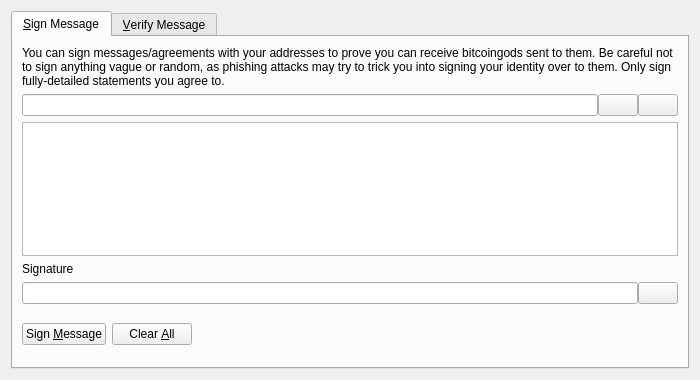
<?xml version="1.0" encoding="UTF-8"?>
<ui version="4.0">
 <class>SignVerifyMessageDialog</class>
 <widget class="QDialog" name="SignVerifyMessageDialog">
  <property name="geometry">
   <rect>
    <x>0</x>
    <y>0</y>
    <width>700</width>
    <height>380</height>
   </rect>
  </property>
  <property name="windowTitle">
   <string>Signatures - Sign / Verify a Message</string>
  </property>
  <property name="modal">
   <bool>true</bool>
  </property>
  <layout class="QVBoxLayout" name="verticalLayout">
   <item>
    <widget class="QTabWidget" name="tabWidget">
     <property name="currentIndex">
      <number>0</number>
     </property>
     <widget class="QWidget" name="tabSignMessage">
      <attribute name="title">
       <string>&amp;Sign Message</string>
      </attribute>
      <layout class="QVBoxLayout" name="verticalLayout_SM">
       <item>
        <widget class="QLabel" name="infoLabel_SM">
         <property name="text">
          <string>You can sign messages/agreements with your addresses to prove you can receive bitcoingods sent to them. Be careful not to sign anything vague or random, as phishing attacks may try to trick you into signing your identity over to them. Only sign fully-detailed statements you agree to.</string>
         </property>
         <property name="textFormat">
          <enum>Qt::PlainText</enum>
         </property>
         <property name="wordWrap">
          <bool>true</bool>
         </property>
        </widget>
       </item>
       <item>
        <layout class="QHBoxLayout" name="horizontalLayout_1_SM">
         <property name="spacing">
          <number>0</number>
         </property>
         <item>
          <widget class="QValidatedLineEdit" name="addressIn_SM">
           <property name="toolTip">
            <string>The BitcoinGod address to sign the message with</string>
           </property>
          </widget>
         </item>
         <item>
          <widget class="QPushButton" name="addressBookButton_SM">
           <property name="toolTip">
            <string>Choose previously used address</string>
           </property>
           <property name="text">
            <string/>
           </property>
           <property name="icon">
            <iconset resource="../bitcoin.qrc">
             <normaloff>:/icons/address-book</normaloff>:/icons/address-book</iconset>
           </property>
           <property name="shortcut">
            <string>Alt+A</string>
           </property>
           <property name="autoDefault">
            <bool>false</bool>
           </property>
          </widget>
         </item>
         <item>
          <widget class="QPushButton" name="pasteButton_SM">
           <property name="toolTip">
            <string>Paste address from clipboard</string>
           </property>
           <property name="text">
            <string/>
           </property>
           <property name="icon">
            <iconset resource="../bitcoin.qrc">
             <normaloff>:/icons/editpaste</normaloff>:/icons/editpaste</iconset>
           </property>
           <property name="shortcut">
            <string>Alt+P</string>
           </property>
           <property name="autoDefault">
            <bool>false</bool>
           </property>
          </widget>
         </item>
        </layout>
       </item>
       <item>
        <widget class="QPlainTextEdit" name="messageIn_SM">
         <property name="toolTip">
          <string>Enter the message you want to sign here</string>
         </property>
        </widget>
       </item>
       <item>
        <widget class="QLabel" name="signatureLabel_SM">
         <property name="text">
          <string>Signature</string>
         </property>
         <property name="textFormat">
          <enum>Qt::PlainText</enum>
         </property>
        </widget>
       </item>
       <item>
        <layout class="QHBoxLayout" name="horizontalLayout_2_SM">
         <property name="spacing">
          <number>0</number>
         </property>
         <item>
          <widget class="QLineEdit" name="signatureOut_SM">
           <property name="font">
            <font>
             <italic>true</italic>
            </font>
           </property>
           <property name="readOnly">
            <bool>true</bool>
           </property>
          </widget>
         </item>
         <item>
          <widget class="QPushButton" name="copySignatureButton_SM">
           <property name="toolTip">
            <string>Copy the current signature to the system clipboard</string>
           </property>
           <property name="text">
            <string/>
           </property>
           <property name="icon">
            <iconset resource="../bitcoin.qrc">
             <normaloff>:/icons/editcopy</normaloff>:/icons/editcopy</iconset>
           </property>
           <property name="autoDefault">
            <bool>false</bool>
           </property>
          </widget>
         </item>
        </layout>
       </item>
       <item>
        <layout class="QHBoxLayout" name="horizontalLayout_3_SM">
         <item>
          <widget class="QPushButton" name="signMessageButton_SM">
           <property name="toolTip">
            <string>Sign the message to prove you own this BitcoinGod address</string>
           </property>
           <property name="text">
            <string>Sign &amp;Message</string>
           </property>
           <property name="icon">
            <iconset resource="../bitcoin.qrc">
             <normaloff>:/icons/edit</normaloff>:/icons/edit</iconset>
           </property>
           <property name="autoDefault">
            <bool>false</bool>
           </property>
          </widget>
         </item>
         <item>
          <widget class="QPushButton" name="clearButton_SM">
           <property name="toolTip">
            <string>Reset all sign message fields</string>
           </property>
           <property name="text">
            <string>Clear &amp;All</string>
           </property>
           <property name="icon">
            <iconset resource="../bitcoin.qrc">
             <normaloff>:/icons/remove</normaloff>:/icons/remove</iconset>
           </property>
           <property name="autoDefault">
            <bool>false</bool>
           </property>
          </widget>
         </item>
         <item>
          <spacer name="horizontalSpacer_1_SM">
           <property name="orientation">
            <enum>Qt::Horizontal</enum>
           </property>
           <property name="sizeHint" stdset="0">
            <size>
             <width>40</width>
             <height>48</height>
            </size>
           </property>
          </spacer>
         </item>
         <item>
          <widget class="QLabel" name="statusLabel_SM">
           <property name="font">
            <font>
             <weight>75</weight>
             <bold>true</bold>
            </font>
           </property>
           <property name="text">
            <string/>
           </property>
           <property name="wordWrap">
            <bool>true</bool>
           </property>
          </widget>
         </item>
         <item>
          <spacer name="horizontalSpacer_2_SM">
           <property name="orientation">
            <enum>Qt::Horizontal</enum>
           </property>
           <property name="sizeHint" stdset="0">
            <size>
             <width>40</width>
             <height>48</height>
            </size>
           </property>
          </spacer>
         </item>
        </layout>
       </item>
      </layout>
     </widget>
     <widget class="QWidget" name="tabVerifyMessage">
      <attribute name="title">
       <string>&amp;Verify Message</string>
      </attribute>
      <layout class="QVBoxLayout" name="verticalLayout_VM">
       <item>
        <widget class="QLabel" name="infoLabel_VM">
         <property name="text">
          <string>Enter the receiver's address, message (ensure you copy line breaks, spaces, tabs, etc. exactly) and signature below to verify the message. Be careful not to read more into the signature than what is in the signed message itself, to avoid being tricked by a man-in-the-middle attack. Note that this only proves the signing party receives with the address, it cannot prove sendership of any transaction!</string>
         </property>
         <property name="textFormat">
          <enum>Qt::PlainText</enum>
         </property>
         <property name="alignment">
          <set>Qt::AlignLeading|Qt::AlignLeft|Qt::AlignTop</set>
         </property>
         <property name="wordWrap">
          <bool>true</bool>
         </property>
        </widget>
       </item>
       <item>
        <layout class="QHBoxLayout" name="horizontalLayout_1_VM">
         <property name="spacing">
          <number>0</number>
         </property>
         <item>
          <widget class="QValidatedLineEdit" name="addressIn_VM">
           <property name="toolTip">
            <string>The BitcoinGod address the message was signed with</string>
           </property>
          </widget>
         </item>
         <item>
          <widget class="QPushButton" name="addressBookButton_VM">
           <property name="toolTip">
            <string>Choose previously used address</string>
           </property>
           <property name="text">
            <string/>
           </property>
           <property name="icon">
            <iconset resource="../bitcoin.qrc">
             <normaloff>:/icons/address-book</normaloff>:/icons/address-book</iconset>
           </property>
           <property name="shortcut">
            <string>Alt+A</string>
           </property>
           <property name="autoDefault">
            <bool>false</bool>
           </property>
          </widget>
         </item>
        </layout>
       </item>
       <item>
        <widget class="QPlainTextEdit" name="messageIn_VM"/>
       </item>
       <item>
        <widget class="QValidatedLineEdit" name="signatureIn_VM"/>
       </item>
       <item>
        <layout class="QHBoxLayout" name="horizontalLayout_2_VM">
         <item>
          <widget class="QPushButton" name="verifyMessageButton_VM">
           <property name="toolTip">
            <string>Verify the message to ensure it was signed with the specified BitcoinGod address</string>
           </property>
           <property name="text">
            <string>Verify &amp;Message</string>
           </property>
           <property name="icon">
            <iconset resource="../bitcoin.qrc">
             <normaloff>:/icons/transaction_0</normaloff>:/icons/transaction_0</iconset>
           </property>
           <property name="autoDefault">
            <bool>false</bool>
           </property>
          </widget>
         </item>
         <item>
          <widget class="QPushButton" name="clearButton_VM">
           <property name="toolTip">
            <string>Reset all verify message fields</string>
           </property>
           <property name="text">
            <string>Clear &amp;All</string>
           </property>
           <property name="icon">
            <iconset resource="../bitcoin.qrc">
             <normaloff>:/icons/remove</normaloff>:/icons/remove</iconset>
           </property>
           <property name="autoDefault">
            <bool>false</bool>
           </property>
          </widget>
         </item>
         <item>
          <spacer name="horizontalSpacer_1_VM">
           <property name="orientation">
            <enum>Qt::Horizontal</enum>
           </property>
           <property name="sizeHint" stdset="0">
            <size>
             <width>40</width>
             <height>48</height>
            </size>
           </property>
          </spacer>
         </item>
         <item>
          <widget class="QLabel" name="statusLabel_VM">
           <property name="font">
            <font>
             <weight>75</weight>
             <bold>true</bold>
            </font>
           </property>
           <property name="text">
            <string/>
           </property>
           <property name="wordWrap">
            <bool>true</bool>
           </property>
          </widget>
         </item>
         <item>
          <spacer name="horizontalSpacer_2_VM">
           <property name="orientation">
            <enum>Qt::Horizontal</enum>
           </property>
           <property name="sizeHint" stdset="0">
            <size>
             <width>40</width>
             <height>48</height>
            </size>
           </property>
          </spacer>
         </item>
        </layout>
       </item>
      </layout>
     </widget>
    </widget>
   </item>
  </layout>
 </widget>
 <customwidgets>
  <customwidget>
   <class>QValidatedLineEdit</class>
   <extends>QLineEdit</extends>
   <header>qvalidatedlineedit.h</header>
  </customwidget>
 </customwidgets>
 <resources>
  <include location="../bitcoin.qrc"/>
 </resources>
 <connections/>
</ui>
